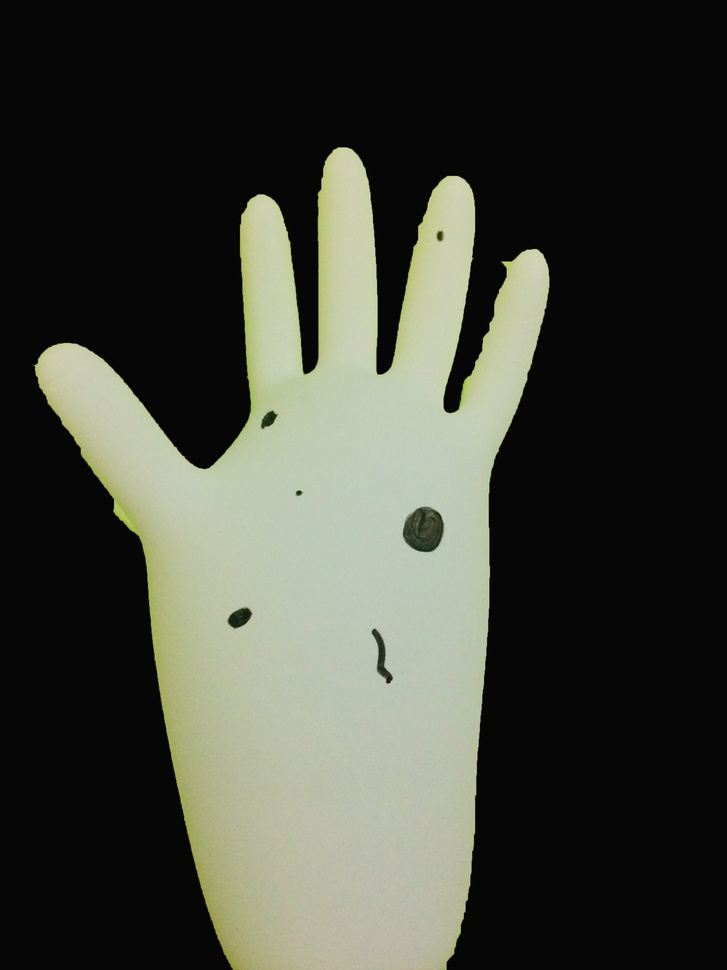
#> input picture Defect Detection on Glove/images/s1.jpg, 727 x 970 px, shrunk from 2448 x 3264 before the run, given in place of the camera
$ python streamshape.py
#> lines starting #> are read from the running program, lines starting #| are printed output that depends on the picture; after the words box and inside, x2 and y2 are one past the last pixel; in counts of white or black regions, pixels touching at a corner belong together
# USAGE
# python detect_shapes.py --image shapes_and_colors.png

# import the necessary packages
import argparse
import imutils
from cv2 import cv2

# initiate the videocapture
cap = cv2.VideoCapture(0)

# function for detecting shapes


def detectshape(c):
    # initialize the shape name and approximate the contour
    shape = "unidentified"
    peri = cv2.arcLength(c, True)
    approx = cv2.approxPolyDP(c, 0.04 * peri, True)

    # if the shape is a triangle, it will have 3 vertices
    if len(approx) == 3:
        shape = "triangle"

    # if the shape has 4 vertices, it is either a square or
    # a rectangle
    elif len(approx) == 4:
        # compute the bounding box of the contour and use the
        # bounding box to compute the aspect ratio
        (x, y, w, h) = cv2.boundingRect(approx)
        ar = w / float(h)

        # a square will have an aspect ratio that is approximately
        # equal to one, otherwise, the shape is a rectangle
        shape = "square" if ar >= 0.95 and ar <= 1.05 else "rectangle"

    # if the shape is a pentagon, it will have 5 vertices
    elif len(approx) == 5:
        shape = "pentagon"

    # otherwise, we assume the shape is a circle
    else:
        shape = "circle"

    # return the name of the shape
    return shape


while(cap.isOpened):
    # start taking image from webcam
    _, image = cap.read()
#> image is the input picture: shape (970, 727, 3); mean B, G, R 57.7, 67.3, 65.1

    # edge detection using canny methode
    canny = cv2.Canny(image, 80, 240, 3)
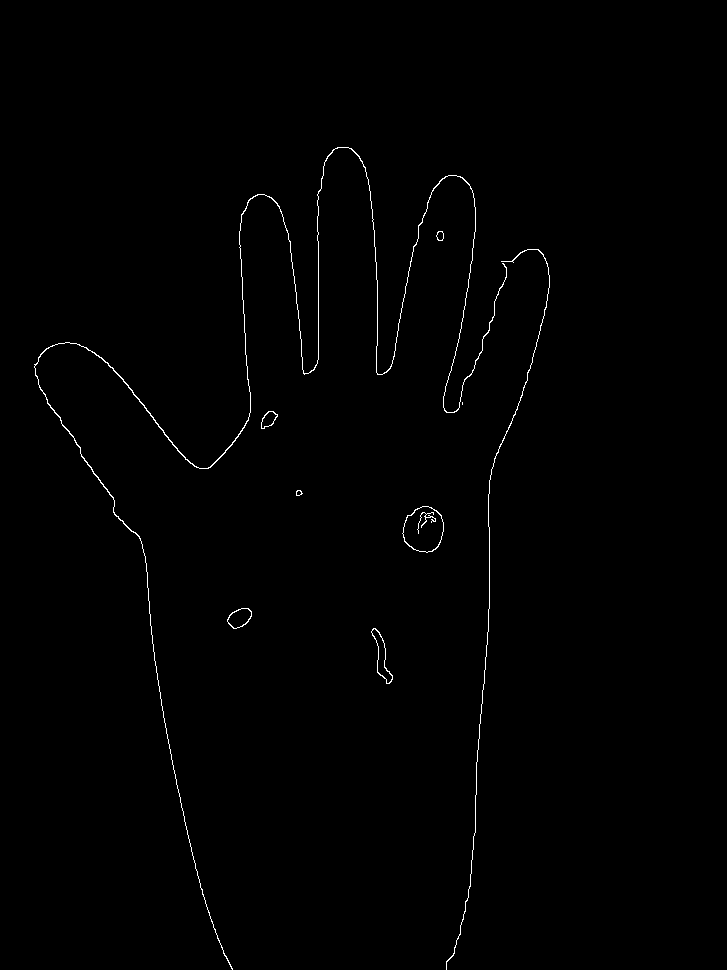
#> canny: shape (970, 727); 0.59% white in thin lines or dots, all inside (x1, y1, x2, y2) = (34, 147, 550, 970)

    # find contours in the  image and initialize the
    # shape detector
    cnts, hierarchy = cv2.findContours(
        canny, cv2.RETR_TREE, cv2.CHAIN_APPROX_SIMPLE)
#> cnts = 16 contours, 3 with area under 20; largest, box (x1, y1, x2, y2) and area: (402, 506, 444, 553) 1443, (402, 506, 444, 553) 1410, (371, 628, 393, 684) 408, (34, 147, 507, 970) 403, (371, 628, 393, 684) 378

    # list
    shapes = []
    shapesSgtg = []
    results = []

    # detecting shape square and triangle, and save the index number
    for cIdx, c in enumerate(cnts):
        shape = detectshape(c)
        if shape == "square":
            shapes.append(cIdx)
        if shape == "triangle":
            shapesSgtg.append(cIdx)
#> this loop made 16 passes
#> (shape, peri in detectshape) on passes 3, 4, 5, 6, 7, 8, 9, 10, 11, 14, 15, 16: ('circle', 71.6), ('pentagon', 69.25), ('circle', 145.9), ('circle', 143.5), ('circle', 154.9), ('pentagon', 19.07), ('pentagon', 15.9), ('pentagon', 55.46), ('pentagon', 53.11), ('circle', 28.49), ('circle', 26.14), ('circle', 5268.4)
#> (shape, peri in detectshape, approx in detectshape, x in detectshape, y in detectshape, w in detectshape, h in detectshape, ar in detectshape) on passes 1 to 2: ('rectangle', 133.7, [[373, 628], [377, 672], [389, 683], [384, 643]], 373, 628, 17, 56, 0.304), ('rectangle', 130.8, [[374, 628], [384, 643], [388, 683], [377, 671]], 374, 628, 15, 56, 0.268)
#> after the loop, shapes = []; shapesSgtg = []

    # checking, is the triangle a child of square
    for x in shapesSgtg:
        for y in shapes:
            if hierarchy[0][x][3] == y:
                results.append(x)
#> this loop made 0 passes
#> after the loop, results = []

    # marking the detection in the image and labelling
    for result in results:
        counts = cnts[result]
        M = cv2.moments(counts)
        cX = int((M["m10"] / M["m00"]))
        cY = int((M["m01"] / M["m00"]))
        counts = counts.astype("float")
        counts = counts.astype("int")
        cv2.drawContours(image, [counts], -1, (0, 255, 0), 2)
        cv2.putText(image, "Segitiga dalam kotak", (cX, cY),
                    cv2.FONT_HERSHEY_SIMPLEX, 0.5, (255, 255, 255), 2)

    # show the result
    cv2.imshow("Image", image)
    cv2.imshow("tres", canny)
    if cv2.waitKey(10) & 0xFF == 27:
#> (key Esc is pressed here)
        cap.release()
        cv2.destroyAllWindows()
        break

$ run again, on Defect Detection on Glove/images/s2.JPG
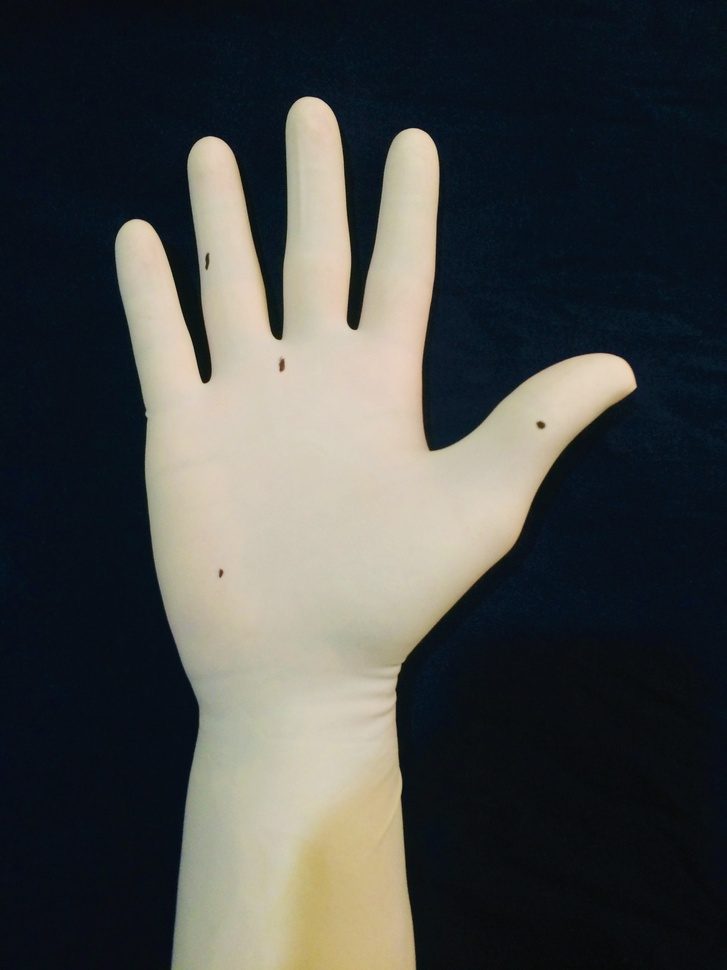
#> input picture Defect Detection on Glove/images/s2.JPG, 727 x 970 px, shrunk from 2448 x 3264 before the run, given in place of the camera
#> image is the input picture: shape (970, 727, 3); mean B, G, R 70.5, 71.8, 69.7
#> `canny = cv2.Canny(image, 80, 240, 3)`:
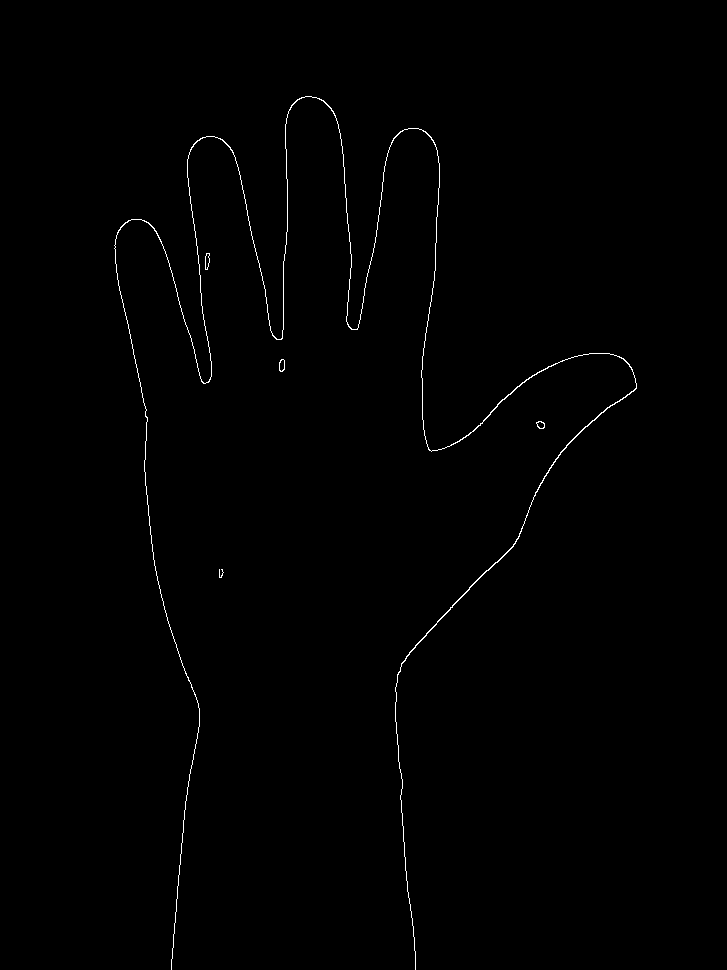
#> canny: shape (970, 727); 0.54% white in thin lines or dots, all inside (x1, y1, x2, y2) = (114, 96, 637, 970)
#> cnts = 8 contours, 1 with area under 20; largest, box (x1, y1, x2, y2) and area: (114, 96, 637, 970) 420, (279, 359, 285, 372) 54, (205, 253, 210, 270) 50, (205, 253, 210, 270) 48, (279, 359, 285, 372) 48, (536, 421, 545, 429) 44, (536, 421, 545, 429) 36
#> the loop `for cIdx, c in enumerate(cnts):` made 8 passes
#> (shape, peri in detectshape) on passes 1, 3, 5, 8: ('circle', 38.73), ('pentagon', 23.56), ('pentagon', 28.73), ('circle', 7214.1)
#> after the loop `for cIdx, c in enumerate(cnts):`: shapes = []

$ run again, on Defect Detection on Glove/images/s3.JPG
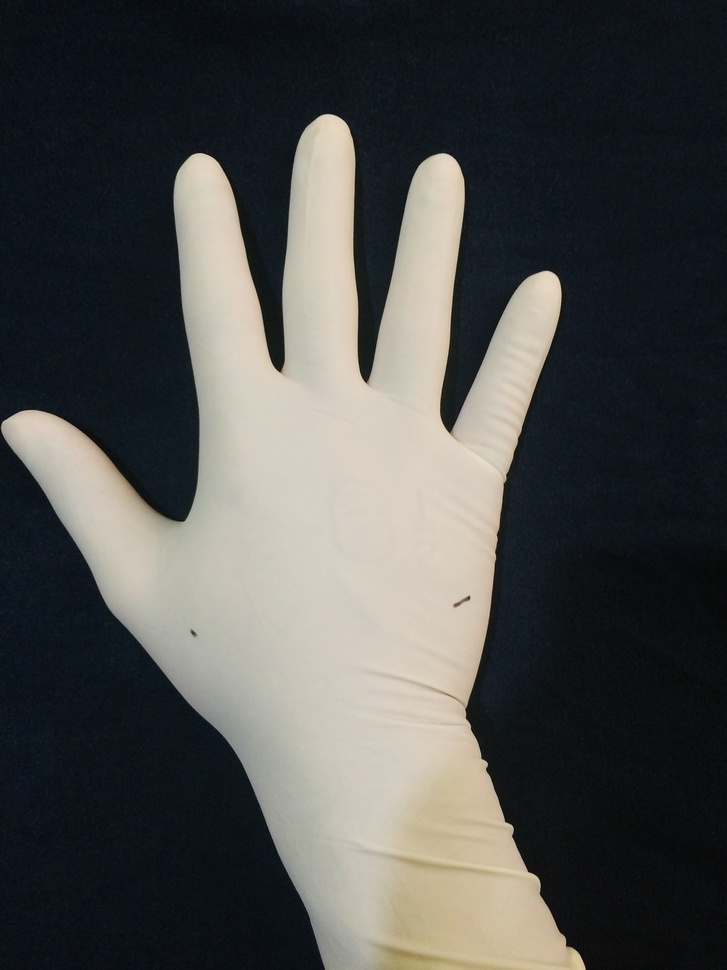
#> input picture Defect Detection on Glove/images/s3.JPG, 727 x 970 px, shrunk from 2448 x 3264 before the run, given in place of the camera
#> image is the input picture: shape (970, 727, 3); mean B, G, R 76.7, 78.4, 77.6
#> `canny = cv2.Canny(image, 80, 240, 3)`:
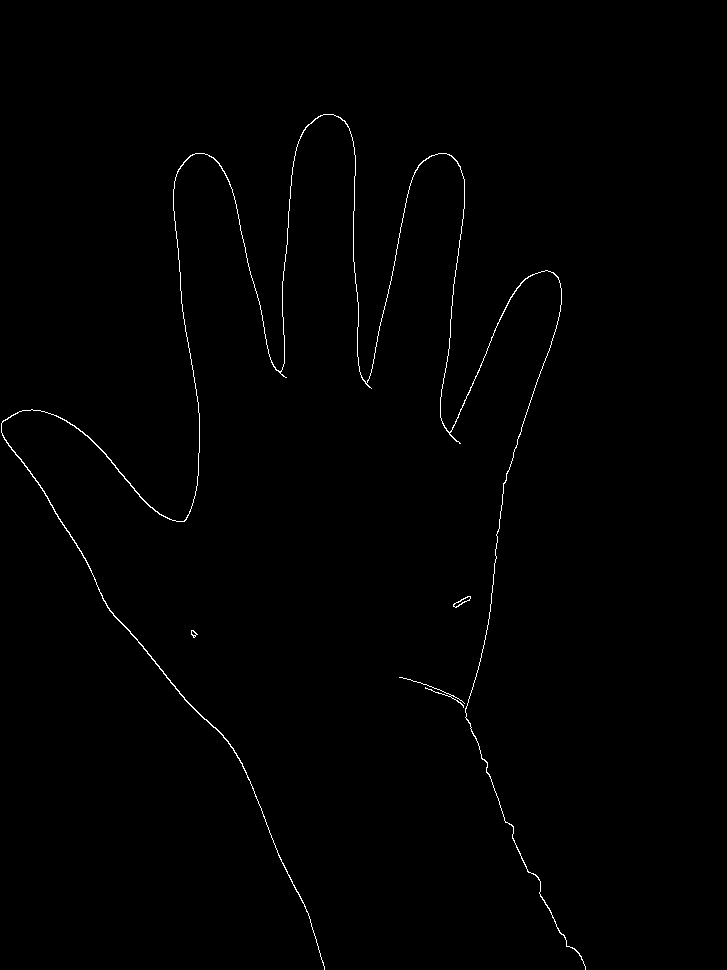
#> canny: shape (970, 727); 0.59% white in thin lines or dots, all inside (x1, y1, x2, y2) = (1, 114, 586, 970)
#> cnts = 7 contours, 3 with area under 20; largest, box (x1, y1, x2, y2) and area: (1, 114, 586, 970) 635, (453, 596, 471, 608) 68, (453, 596, 471, 608) 52, (191, 630, 198, 638) 24
#> the loop `for cIdx, c in enumerate(cnts):` made 7 passes
#> (shape, peri in detectshape) on passes 2, 4, 5: ('pentagon', 21.31), ('circle', 15.31), ('pentagon', 46.04)
#> after the loop `for cIdx, c in enumerate(cnts):`: shapes = [2]; shapesSgtg = []

$ run again, on Defect Detection on Glove/images/s4.JPG
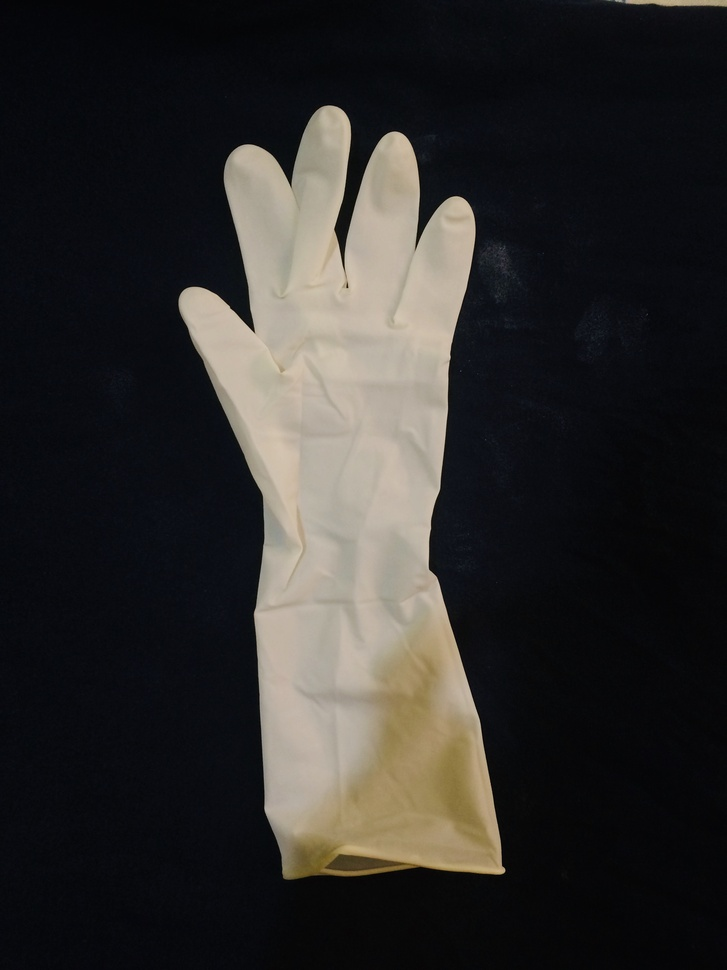
#> input picture Defect Detection on Glove/images/s4.JPG, 727 x 970 px, shrunk from 2448 x 3264 before the run, given in place of the camera
#> image is the input picture: shape (970, 727, 3); mean B, G, R 43.5, 45, 46.8
#> `canny = cv2.Canny(image, 80, 240, 3)`:
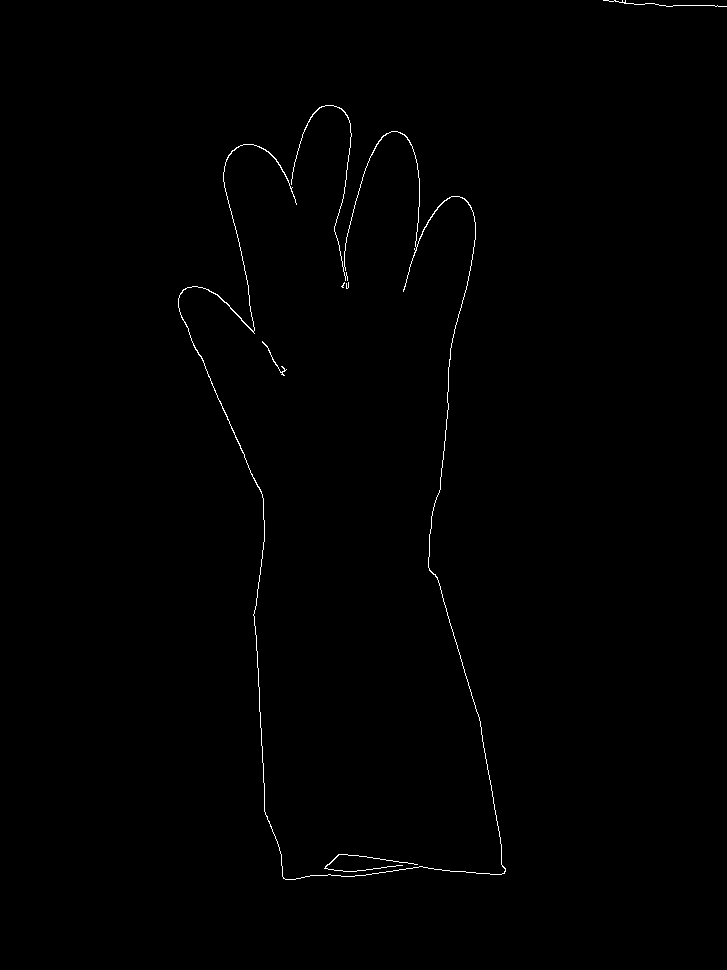
#> canny: shape (970, 727); 0.44% white in thin lines or dots, all inside (x1, y1, x2, y2) = (178, 0, 727, 880)
#> cnts = 6 contours, 4 with area under 20; largest, box (x1, y1, x2, y2) and area: (178, 105, 506, 880) 235, (262, 341, 287, 376) 20
#> the loop `for cIdx, c in enumerate(cnts):` made 6 passes
#> (shape, peri in detectshape, approx in detectshape) on passes 1, 5, 6: ('circle', 367.9, [[324, 868], [417, 864]]), ('circle', 5490.5, [[325, 105], [501, 874]]), ('circle', 263.8, [[603, 0], [726, 6]])
#> after the loop `for cIdx, c in enumerate(cnts):`: shapes = []
